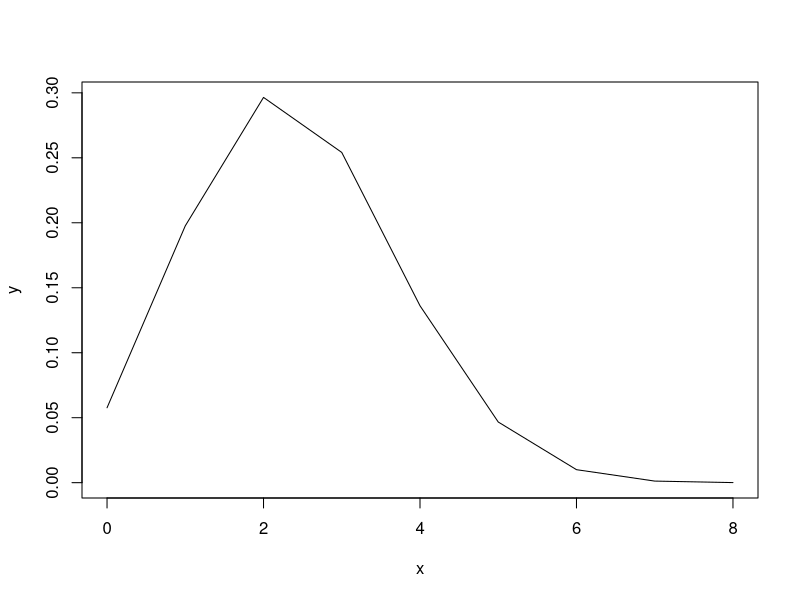
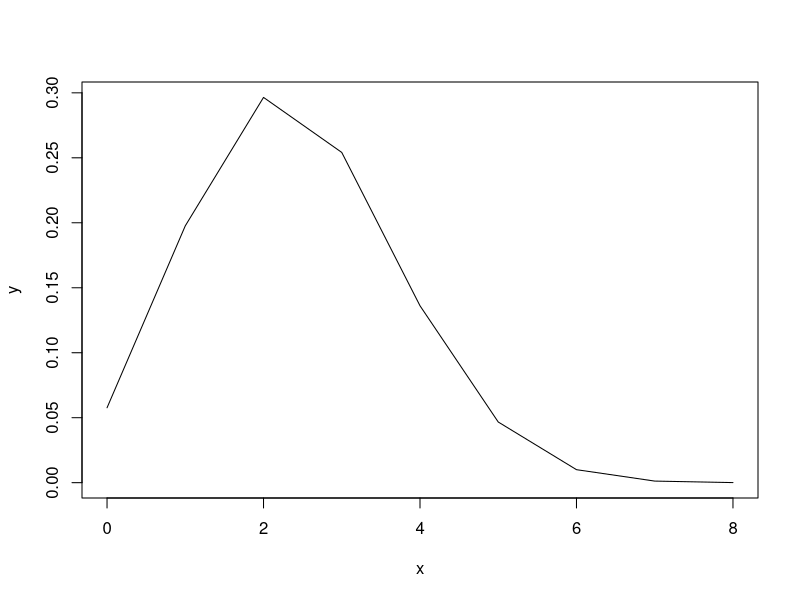
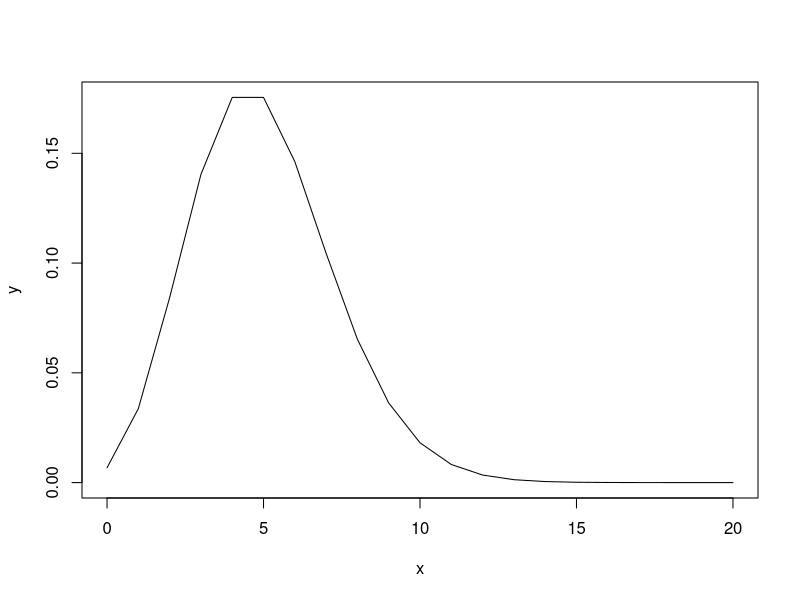
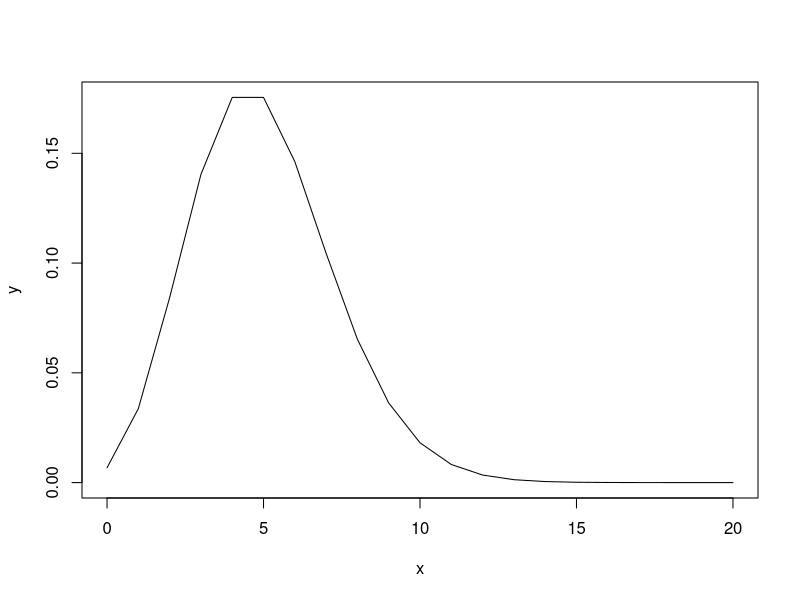
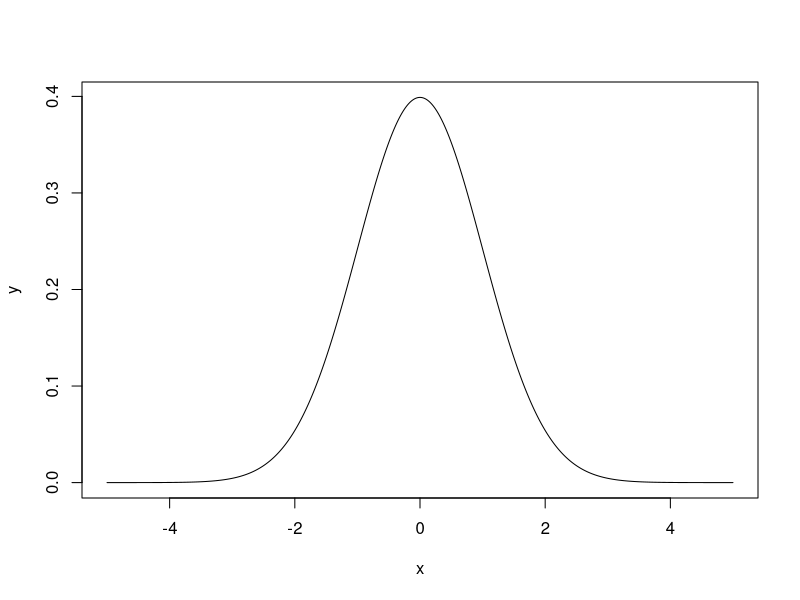
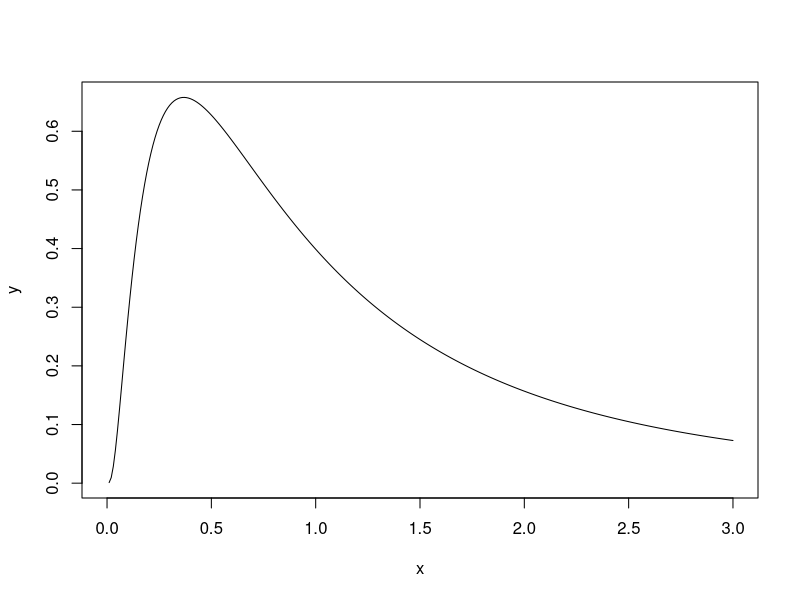
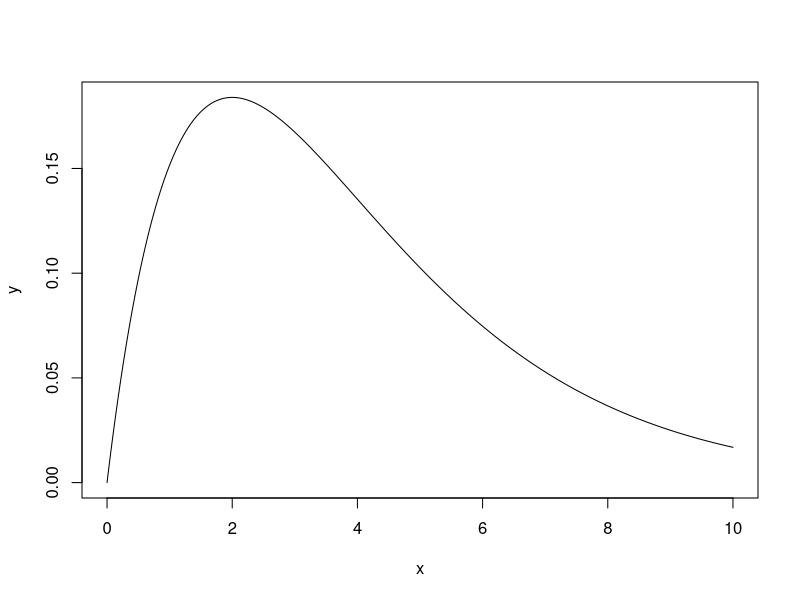
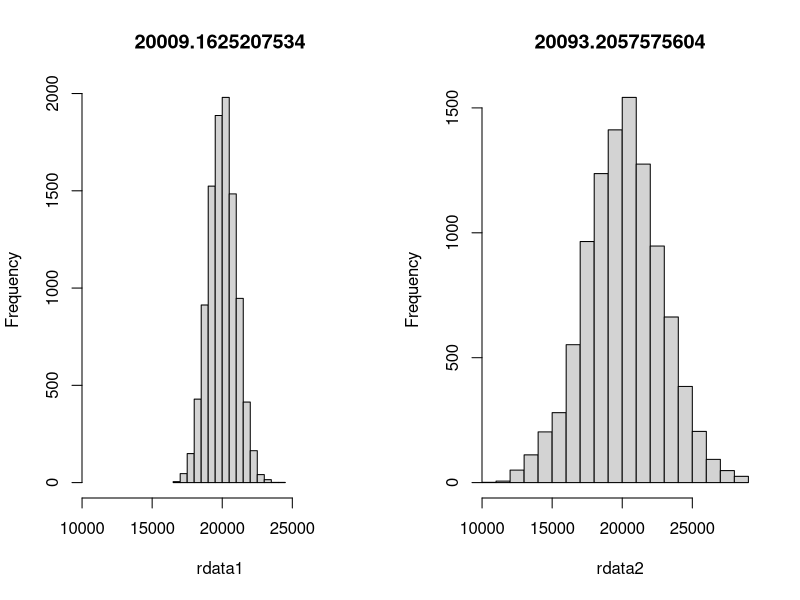

Here is the R script that generated these plots, in order:
## ---- chunk 1
# 式から
p<-0.3
N<-8
x<-c(0:N)
y<-choose(N,x)*p^x*(1-p)^(N-x)
plot(x,y,type='l')
## ---- chunk 2
# 関数で
x<-c(0:8)
y<-dbinom(x,8,0.3)
plot(x,y,type='l')
## ---- chunk 3
    # 式から
    lambda<-5
    x<-c(0:20)
    y<-exp(-lambda)*lambda^x/factorial(x)
    plot(x,y,type='l')
## ---- chunk 4
  # 関数で
  lmbd<-5
  x<-c(0:20)
  y<-dpois(x,lambda=lmbd)
  plot(x,y,type='l')
## ---- chunk 5
    v<-1
    m<-0
    x<-seq(-5,5,0.01)
    y<-(1/sqrt(2*pi*v))*exp(-(x-m)^2/(2*v))
    plot(x,y,type='l')
## ---- chunk 6
    v<-1
    m<-0
    x<-seq(0,3,0.01)
    y<-1/(sqrt(2*pi*v)*x)*exp(-(log(x)-m)^2/(2*v))
    plot(x,y,type='l')
## ---- chunk 7
    shp<-2
    scl<-2
    x<-seq(0,10,0.01)
    y<-dgamma(x,shape=shp, rate=1/scl)
    plot(x,y,type='l')
## ---- chunk 8
b0<-3000
b1<-850
layout(matrix(1:2, ncol=2))
rdata1<-numeric()
rdata2<-numeric()
tp<-numeric()
for (rp in 1:100){
  tp[rp]<-rnorm(1,mean=20,sd=3)
  rdata1<-append(rdata1,rnorm(100,mean=20000,sd=1000))
  rdata2<-append(rdata2,rnorm(100,mean=b1*tp[rp]+b0,sd=1000))
}
hist(rdata1,xlim=c(min(rdata2),max(rdata2)),main=mean(rdata1))
hist(rdata2, xlim=c(min(rdata2),max(rdata2)),main=mean(rdata2))

## ---- chunk 9
layout(matrix(1:2, ncol=2))
m<-0
v<-1
n<-10000
x<-seq(m-sqrt(v)*4,m+sqrt(v)*4,0.01)
y<-(1/sqrt(2*pi*v))*exp(-(x-m)^2/(2*v))
plot(x,y,type='l')
rdata<-rnorm(n, m, sqrt(v))
hist(rdata, breaks=12)
## ---- chunk 10
# a地域とb地域では初期比が異なるけど、遷移核が同じならそのうち同じ値に収束するという例
na<-1 # a地域人数
nb<-1 # b地域人数
aAi<-0.9 # a地域におけるA社初期比
aBi<-1-aAi # a地域におけるA社初期比
bAi<-0.2 # b地域のA社初期比
bBi<-1-bAi　# b地域のB社初期比

nrp<-30 # 繰り返し数
rAA<-0.4 # 以下の4行は遷移核
rAB<-0.6
rBB<-0.1
rBA<-0.9
naA<-numeric(nrp)
naB<-numeric(nrp)
nbA<-numeric(nrp)
nbB<-numeric(nrp)
naA[1]<-na*aAi
naB[1]<-na*aBi
nbA[1]<-nb*bAi
nbB[1]<-nb*bBi
for(rp in 2:nrp){
  naA[rp]<-naA[rp-1]*rAA+naB[rp-1]*rBA
  naB[rp]<-naA[rp-1]*rAB+naB[rp-1]*rBB
  nbA[rp]<-nbA[rp-1]*rAA+nbB[rp-1]*rBA
  nbB[rp]<-nbA[rp-1]*rAB+nbB[rp-1]*rBB
}
layout(matrix(1:2, ncol=2))
plot(naA, type='l',col='red',ylim=c(0,1.0))
par(new=T)
plot(naB, type='l',col='blue',xlab='',ylab='',ylim=c(0,1.0))
plot(nbA, type='l',col='red',ylim=c(0,1.0))
par(new=T)
plot(nbB, type='l',col='blue',xlab='',ylab='',ylim=c(0,1.0))
## ---- chunk 11
layout(matrix(1:2, ncol=2))
nrp<-2000
data<-c(2.4,3.2,2.2,4.6,3.3)
m<-0
v<-1
chain<-4
#knl<-numeric(nrp)
#theta<-numeric(nrp)
knl<-matrix(0,nrow=nrp, ncol=chain)
theta<-matrix(0,nrow=nrp,ncol=chain)

ratio<-1
for (nc in 1:chain){
  theta[1, nc]<-runif(1,min=-2,max=2) # -2から2の連続一様分布に従う乱数
  for (rp in 1:nrp){
    kp<-numeric(length(data))
    for (d in 1:length(data)){
      kp[d]<-exp(-((data[d]-theta[rp,nc])^2)/2)/sqrt(2)*pi
    }
    knl[rp,nc]<-prod(kp)*exp(-(theta[rp,nc]^2/20000))/sqrt(20000*pi) #カーネルの計算
    
    if (rp>1){
      lr<-knl[rp,nc]/knl[rp-1,nc]  # カーネル比（rate）の算出
      if (runif(1)>lr){ # 確率rateで提案thetaを採用
        #print(lr)
        theta[rp,nc]<-theta[rp-1,nc]
        knl[rp,nc]<-knl[rp-1,nc]
      }
    }
    if (rp<nrp){
      theta[rp+1,nc]<-theta[rp,nc]+rnorm(1,m,v) # 次のthetaの生成, 平均m, 分散vの正規分布に従う乱数を前のthetaにたす
    } 
  }
}

for (wf in 1:chain){
  if (wf>1){
    par(new=T)
    plot(theta[1:nrp,wf],type='l', xlab='',ylab='', col=wf, ylim=(c(min(theta),max(theta))))
  }else{
    plot(theta[1:nrp,wf],type='l', main=mean(theta), col=wf, ylim=(c(min(theta),max(theta))))
  }
}
par(new=F)
for (wf in 1:chain){
  if (wf>1){
    hist(theta[,wf], col=adjustcolor(wf, alpha.f=0.3), add=TRUE, breaks=seq(floor(min(theta)),ceiling(max(theta)),0.5))
  }else{
    hist(theta[,wf], col=adjustcolor(wf, alpha.f=0.3), breaks=seq(floor(min(theta)),ceiling(max(theta)),0.5))
  }
}

## ---- chunk 12
layout(matrix(1:2, ncol=2))
data<-c(4,3,4,5,5,2,3,1,4,0,1,5,5,6,5,4,4,5,3,4)
hist(data,breaks=c(-1:7))
logb<-function(x) sum(log(dbinom(data, 8, x)))
q <- seq(0.2, 0.7, 0.01)
plot(q, sapply(q, logb), type='l')
## ---- chunk 13
nrp<-1000
qi<-0.159
n<-8
data<-c(4,3,4,5,5,2,3,1,4,0,1,5,5,6,5,4,4,5,3,4)
logL<-numeric(nrp)
q<-numeric(nrp)
q[1]<-qi
for (rp in 1:nrp){
  lh<-numeric(length(data))
  for (d in 1:length(data)){
    lh[d]<-choose(n,data[d])*q[rp]^data[d]*(1-q[rp])^(n-data[d])
  }
  logL[rp]<-log(prod(lh))
  if (rp>1){
    if (logL[rp]<logL[rp-1]){
      q[rp]<-q[rp-1]
      logL[rp]<-logL[rp-1]
    }
  }
  if (round(runif(1))){
    q[rp+1]<-q[rp]+0.001
  }else{
    q[rp+1]<-q[rp]-0.001
  }
}
plot(q[1:nrp],type='l', main=q[nrp])
## ---- chunk 14
layout(matrix(1:2, ncol=1))
nrp<-50000
qi<-0.30
n<-8
data<-c(4,3,4,5,5,2,3,1,4,0,1,5,5,6,5,4,4,5,3,4)
logL<-numeric(nrp)
q<-numeric(nrp)
q[1]<-qi
lr<-1
for (rp in 1:nrp){
  lh<-numeric(length(data))
  for (d in 1:length(data)){
    lh[d]<-choose(n,data[d])*q[rp]^data[d]*(1-q[rp])^(n-data[d])
  }
  logL[rp]<-log(prod(lh))
  if (rp>1){
    lr<-exp(logL[rp]-logL[rp-1])
    if (runif(1)>lr){
      #print(lr)
      q[rp]<-q[rp-1]
      logL[rp]<-logL[rp-1]
    }
  }
  if (round(runif(1))){
    q[rp+1]<-min(0.99,q[rp]+0.01)
  }else{
    q[rp+1]<-max(0.01,q[rp]-0.01)
  }
}
plot(q[1:nrp],type='l', main=mean(q))
hist(q)
